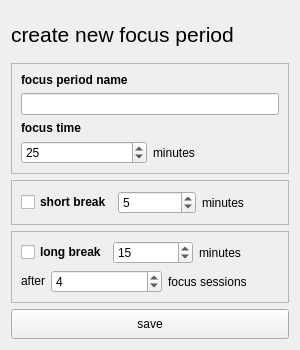
<?xml version="1.0" encoding="UTF-8"?>
<ui version="4.0">
 <class>Form</class>
 <widget class="QWidget" name="Form">
  <property name="geometry">
   <rect>
    <x>0</x>
    <y>0</y>
    <width>300</width>
    <height>350</height>
   </rect>
  </property>
  <property name="maximumSize">
   <size>
    <width>300</width>
    <height>350</height>
   </size>
  </property>
  <property name="windowTitle">
   <string>Form</string>
  </property>
  <layout class="QVBoxLayout" name="verticalLayout_3">
   <item>
    <widget class="QLabel" name="main_label">
     <property name="font">
      <font>
       <pointsize>16</pointsize>
      </font>
     </property>
     <property name="text">
      <string>create new focus period</string>
     </property>
    </widget>
   </item>
   <item>
    <widget class="QFrame" name="focus_frame">
     <property name="frameShape">
      <enum>QFrame::Shape::StyledPanel</enum>
     </property>
     <property name="frameShadow">
      <enum>QFrame::Shadow::Raised</enum>
     </property>
     <layout class="QVBoxLayout" name="verticalLayout">
      <item>
       <widget class="QLabel" name="focus_name_label">
        <property name="font">
         <font>
          <bold>true</bold>
         </font>
        </property>
        <property name="text">
         <string>focus period name</string>
        </property>
       </widget>
      </item>
      <item>
       <widget class="QLineEdit" name="focus_name_entry"/>
      </item>
      <item>
       <widget class="QLabel" name="focus_time_label">
        <property name="font">
         <font>
          <bold>true</bold>
         </font>
        </property>
        <property name="text">
         <string>focus time</string>
        </property>
       </widget>
      </item>
      <item>
       <layout class="QHBoxLayout" name="horizontalLayout_3">
        <item>
         <widget class="QSpinBox" name="focus_time_spinbox">
          <property name="prefix">
           <string/>
          </property>
          <property name="minimum">
           <number>1</number>
          </property>
          <property name="maximum">
           <number>1000</number>
          </property>
          <property name="value">
           <number>25</number>
          </property>
         </widget>
        </item>
        <item>
         <widget class="QLabel" name="label">
          <property name="text">
           <string>minutes</string>
          </property>
         </widget>
        </item>
       </layout>
      </item>
     </layout>
    </widget>
   </item>
   <item>
    <widget class="QFrame" name="short_break_frame">
     <property name="frameShape">
      <enum>QFrame::Shape::StyledPanel</enum>
     </property>
     <property name="frameShadow">
      <enum>QFrame::Shadow::Raised</enum>
     </property>
     <layout class="QVBoxLayout" name="verticalLayout_4">
      <item>
       <layout class="QHBoxLayout" name="horizontalLayout">
        <item>
         <widget class="QCheckBox" name="short_break_checkbox">
          <property name="font">
           <font>
            <bold>true</bold>
           </font>
          </property>
          <property name="text">
           <string>short break</string>
          </property>
         </widget>
        </item>
        <item>
         <widget class="QSpinBox" name="short_break_spinbox">
          <property name="minimum">
           <number>1</number>
          </property>
          <property name="maximum">
           <number>100</number>
          </property>
          <property name="value">
           <number>5</number>
          </property>
         </widget>
        </item>
        <item>
         <widget class="QLabel" name="short_break_minutes_label">
          <property name="text">
           <string>minutes</string>
          </property>
         </widget>
        </item>
       </layout>
      </item>
     </layout>
    </widget>
   </item>
   <item>
    <widget class="QFrame" name="long_break_frame">
     <property name="frameShape">
      <enum>QFrame::Shape::StyledPanel</enum>
     </property>
     <property name="frameShadow">
      <enum>QFrame::Shadow::Raised</enum>
     </property>
     <layout class="QVBoxLayout" name="verticalLayout_2">
      <item>
       <layout class="QHBoxLayout" name="horizontalLayout_2">
        <item>
         <widget class="QCheckBox" name="long_break_checkbox">
          <property name="font">
           <font>
            <bold>true</bold>
           </font>
          </property>
          <property name="text">
           <string>long break</string>
          </property>
         </widget>
        </item>
        <item>
         <widget class="QSpinBox" name="long_break_spinbox">
          <property name="sizePolicy">
           <sizepolicy hsizetype="Minimum" vsizetype="Fixed">
            <horstretch>0</horstretch>
            <verstretch>0</verstretch>
           </sizepolicy>
          </property>
          <property name="minimumSize">
           <size>
            <width>0</width>
            <height>0</height>
           </size>
          </property>
          <property name="minimum">
           <number>1</number>
          </property>
          <property name="maximum">
           <number>100</number>
          </property>
          <property name="value">
           <number>15</number>
          </property>
         </widget>
        </item>
        <item>
         <widget class="QLabel" name="long_break_minutes_label">
          <property name="text">
           <string>minutes</string>
          </property>
         </widget>
        </item>
       </layout>
      </item>
      <item>
       <layout class="QHBoxLayout" name="horizontalLayout_4">
        <property name="sizeConstraint">
         <enum>QLayout::SizeConstraint::SetDefaultConstraint</enum>
        </property>
        <item>
         <widget class="QLabel" name="long_break_after_label">
          <property name="sizePolicy">
           <sizepolicy hsizetype="Fixed" vsizetype="Fixed">
            <horstretch>0</horstretch>
            <verstretch>0</verstretch>
           </sizepolicy>
          </property>
          <property name="minimumSize">
           <size>
            <width>0</width>
            <height>0</height>
           </size>
          </property>
          <property name="text">
           <string>after</string>
          </property>
         </widget>
        </item>
        <item>
         <widget class="QSpinBox" name="long_break_after_spinbox">
          <property name="sizePolicy">
           <sizepolicy hsizetype="Minimum" vsizetype="Fixed">
            <horstretch>0</horstretch>
            <verstretch>0</verstretch>
           </sizepolicy>
          </property>
          <property name="minimum">
           <number>2</number>
          </property>
          <property name="maximum">
           <number>100</number>
          </property>
          <property name="value">
           <number>4</number>
          </property>
         </widget>
        </item>
        <item>
         <widget class="QLabel" name="focus_sessions_label">
          <property name="sizePolicy">
           <sizepolicy hsizetype="Preferred" vsizetype="Preferred">
            <horstretch>0</horstretch>
            <verstretch>0</verstretch>
           </sizepolicy>
          </property>
          <property name="text">
           <string>focus sessions</string>
          </property>
         </widget>
        </item>
       </layout>
      </item>
     </layout>
    </widget>
   </item>
   <item>
    <widget class="QPushButton" name="save_btn">
     <property name="minimumSize">
      <size>
       <width>0</width>
       <height>30</height>
      </size>
     </property>
     <property name="text">
      <string>save</string>
     </property>
    </widget>
   </item>
  </layout>
 </widget>
 <resources/>
 <connections/>
</ui>
